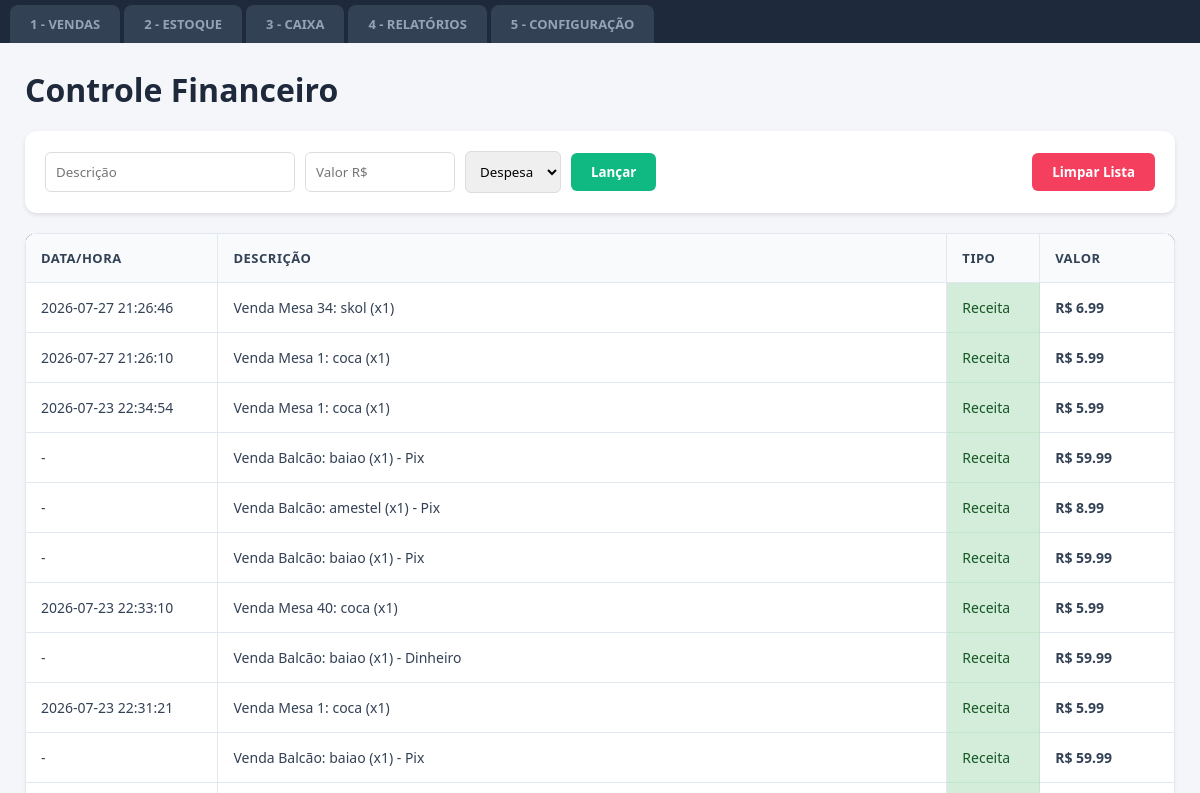
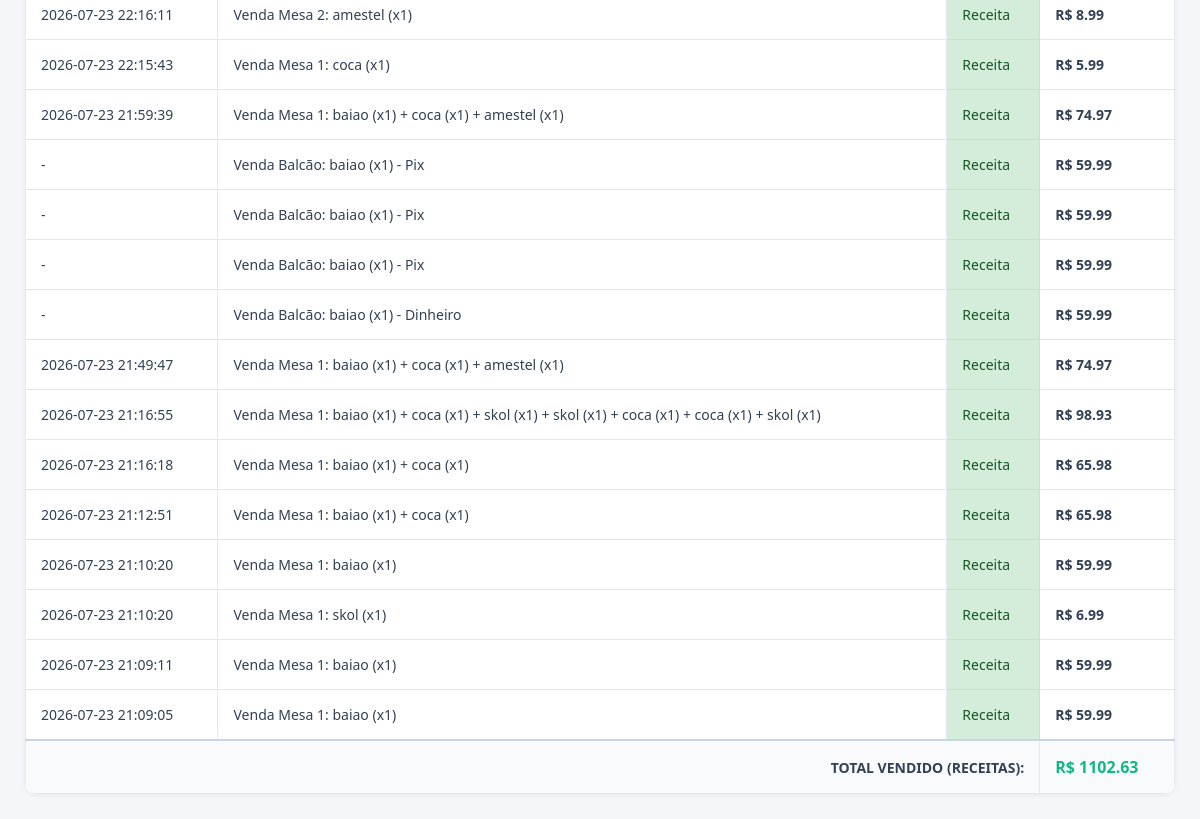
Page /financeiro on the earlier database version (2 pictures, top to bottom).
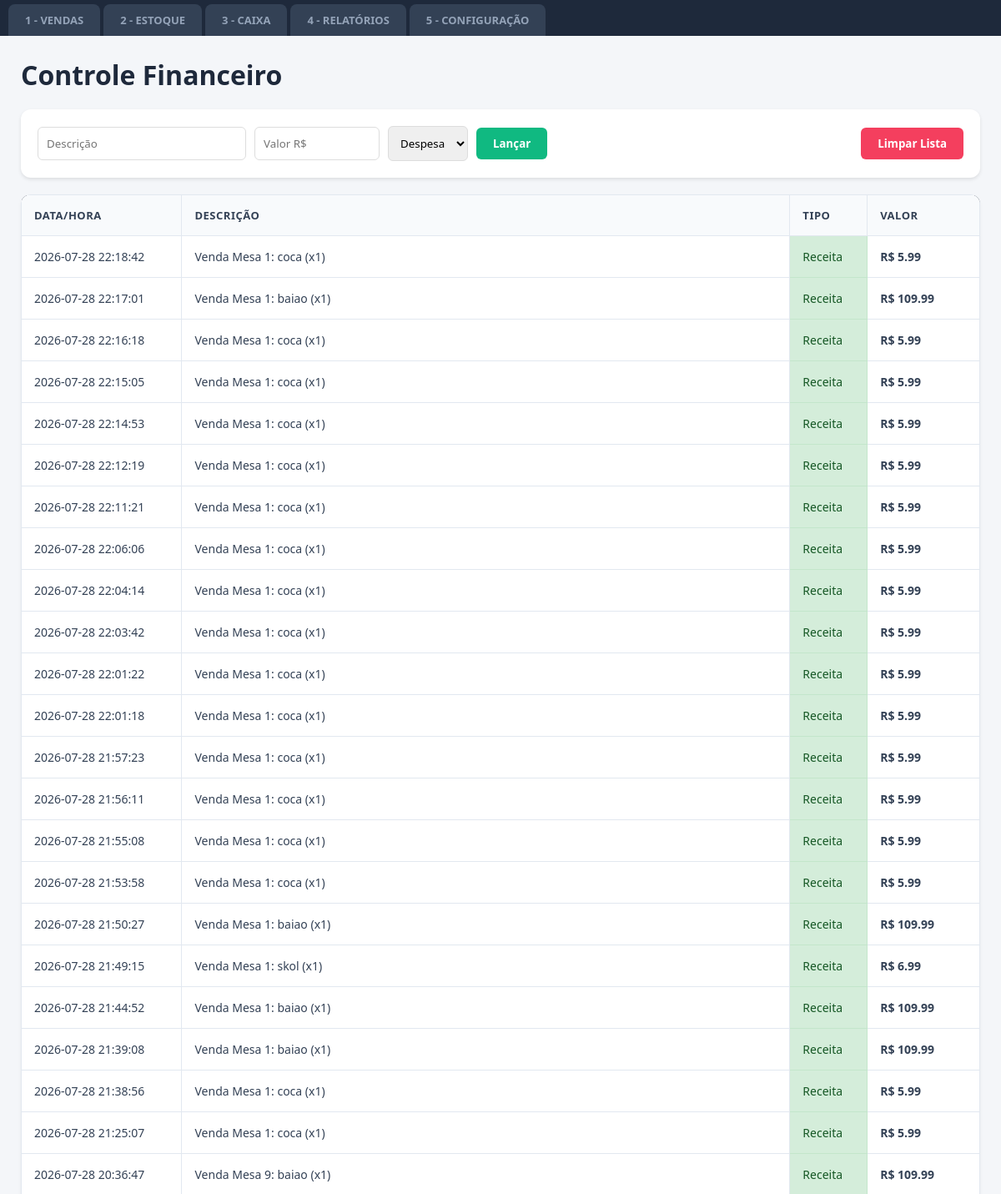
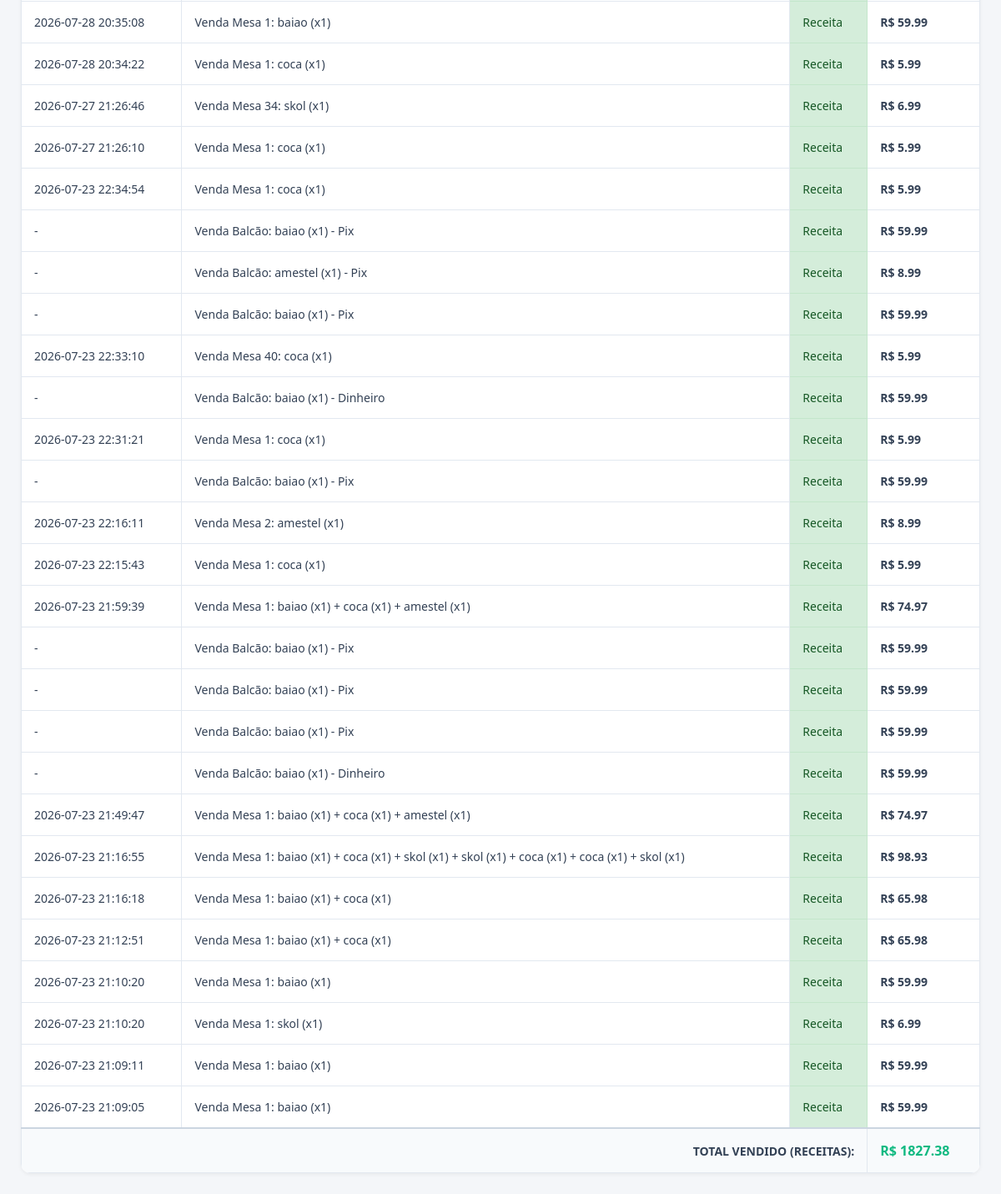
Same page on the later database version (2 pictures, top to bottom).
### tables this page shows
CREATE TABLE financeiro (
            id INTEGER PRIMARY KEY AUTOINCREMENT,
            descricao TEXT,
            valor REAL,
            tipo TEXT,
            data TEXT
        );

### app.py (the view)
@app.route("/financeiro")
def financeiro():
  conexao = sqlite3.connect("restaurante.db")
  cursor = conexao.cursor()
  cursor.execute("""
        CREATE TABLE IF NOT EXISTS financeiro (
            id INTEGER PRIMARY KEY AUTOINCREMENT,
            descricao TEXT,
            valor REAL,
            tipo TEXT,
            data TEXT
        )
    """)
  conexao.commit()
  cursor.execute("SELECT * FROM financeiro ORDER BY id DESC")
  movimentacoes = cursor.fetchall()
  cursor.execute("SELECT SUM(valor) FROM financeiro WHERE tipo = 'Receita'")
  resultado = cursor.fetchone()[0]
  total_vendido = resultado if resultado else 0.0
  conexao.close()
  return render_template(
      "financeiro.html", movimentacoes=movimentacoes, total_vendido=total_vendido
  )

### templates/financeiro.html (shortened to what this page needs)
<!DOCTYPE html>
<html lang="pt-br">
<head>
    <link rel="stylesheet" href="{{ url_for('static', filename='style.css') }}">
</head>
<body>
    <div class="abas-container">
        <a href="/vendas" style="text-decoration: none;"><button class="aba">1 - VENDAS</button></a>
        <a href="/estoque" style="text-decoration: none;"><button class="aba">2 - ESTOQUE</button></a>
        <a href="/caixa" style="text-decoration: none;"><button class="aba">3 - CAIXA</button></a>
        <a href="/relatorios" style="text-decoration: none;"><button class="aba">4 - RELATÓRIOS</button></a>
        <a href="/configuracao" style="text-decoration: none;"><button class="aba">5 - CONFIGURAÇÃO</button></a>
    </div>
<div class="container-principal">
    <h1 style="margin-bottom: 20px; color: #1e293b;">Controle Financeiro</h1>
    <div style="background: white; padding: 20px; border-radius: 12px; box-shadow: 0 2px 4px rgba(0,0,0,0.1); margin-bottom: 20px; display: flex; justify-content: space-between; align-items: center;">
        <form action="/adicionar_financa" method="POST" style="display: flex; gap: 10px; align-items: center; flex: 1;">
            <input type="text" name="descricao" placeholder="Descrição" style="padding: 10px; border: 1px solid #ddd; border-radius: 6px; width: 250px;" required>
            <input type="number" step="0.01" name="valor" placeholder="Valor R$" style="padding: 10px; border: 1px solid #ddd; border-radius: 6px; width: 150px;" required>
            <select name="tipo" style="padding: 10px; border: 1px solid #ddd; border-radius: 6px;">
                <option value="Despesa">Despesa</option>
            </select>
            <button type="submit" style="padding: 10px 20px; background-color: #10b981; color: white; border: none; border-radius: 6px; cursor: pointer; font-weight: bold;">Lançar</button>
        </form>
        <form action="/limpar_financas" method="POST" onsubmit="return confirm('Tem certeza que deseja apagar todo o histórico financeiro?');" style="margin-left: 15px;">
            <button type="submit" style="padding: 10px 20px; background-color: #f43f5e; color: white; border: none; border-radius: 6px; cursor: pointer; font-weight: bold;">Limpar Lista</button>
        </form>
    </div>
    <table style="width: 100%; border-collapse: collapse; background: white; border-radius: 12px; overflow: hidden; box-shadow: 0 2px 4px rgba(0,0,0,0.05);">
<thead style="background-color: #1e293b;">
    <tr>
        <th style="padding: 15px; text-align: left; color: #334155; font-weight: bold;">Data/hora</th>
        <th style="padding: 15px; text-align: left; color: #334155; font-weight: bold;">Descrição</th>
        <th style="padding: 15px; text-align: left; color: #334155; font-weight: bold;">Tipo</th>
        <th style="padding: 15px; text-align: left; color: #334155; font-weight: bold;">Valor</th>
    </tr>
</thead>
        <tbody>
            {% for mov in movimentacoes %}
            <tr style="border-bottom: 1px solid #eee;">
                <td style="padding: 15px;">{{ mov[4] if mov[4] else '-' }}</td>
                <td style="padding: 15px;">{{ mov[1] }}</td>
                <td style="padding: 15px;" class="{{ 'texto-vermelho' if mov[3] == 'Despesa' else 'texto-verde' }}">{{ mov[3] }}</td>
                <td style="padding: 15px; font-weight: bold;">R$ {{ "%.2f"|format(mov[2]) }}</td>
            </tr>
            {% endfor %}
        </tbody>
        <tfoot>
            <tr style="background-color: #f8fafc; font-weight: bold; border-top: 2px solid #cbd5e1;">
                <td colspan="3" style="padding: 15px; text-align: right;">TOTAL VENDIDO (RECEITAS):</td>
                <td style="padding: 15px; color: #10b981; font-size: 16px;">R$ {{ "%.2f"|format(total_vendido) }}</td>
            </tr>
        </tfoot>
    </table>
</div>
</body>
</html>

### static/style.css (style rules this page uses)
* { margin: 0; padding: 0; box-sizing: border-box; font-family: 'Segoe UI', Arial, sans-serif; }
body { background-color: #f4f6f9; color: #333; display: flex; flex-direction: column; height: 100vh; overflow: hidden; }
.abas-container { background-color: #1e293b; display: flex; padding: 5px 10px 0 10px; gap: 4px; align-items: flex-end; border-bottom: none; }
.aba { padding: 10px 20px; color: #94a3b8; background-color: #334155; font-size: 13px; font-weight: bold; border: none; border-top-left-radius: 8px; border-top-right-radius: 8px; border-bottom-left-radius: 0px; border-bottom-right-radius: 0px; cursor: pointer; transition: all 0.2s ease; text-decoration: none; display: inline-block; }
.container-principal { flex: 1; padding: 25px; overflow-y: auto; width: 100%; }
.texto-verde { color: #155724; background-color: #d4edda; border: 1px solid #c3e6cb; }
table { width: 100%; border-collapse: collapse; background-color: white; }
th, td { padding: 12px; border-bottom: 1px solid #ddd; text-align: left; }
th { background-color: #f4f4f4; font-weight: bold; }
.aba { padding: 10px 20px; color: #94a3b8; background-color: #334155; font-size: 13px; font-weight: bold; border: none; border-top-left-radius: 8px; border-top-right-radius: 8px; cursor: pointer; transition: all 0.2s ease; text-decoration: none; display: inline-block; }
table { width: 100%; border-collapse: collapse; background-color: white; border-radius: 8px; overflow: hidden; }
th { background-color: #1e293b; color: #ffffff; padding: 14px 16px; text-align: left; font-size: 13px; text-transform: uppercase; letter-spacing: 0.5px; }
td { padding: 14px 16px; border-bottom: 1px solid #e2e8f0; color: #334155; font-size: 14px; }

### templates/financeiro.html (style rules this page uses)
table { width: 100%; border-collapse: collapse; margin-top: 10px; background: white; }
th, td { padding: 12px; border: 1px solid #e2e8f0; text-align: left; }
th { background-color: #f8fafc; }

Differences in the rows shown:
added financeiro: data "2026-07-28 22:18:42", descricao "Venda Mesa 1: coca (x1)", tipo "Receita", valor "5.99"
added financeiro: data "2026-07-28 22:17:01", descricao "Venda Mesa 1: baiao (x1)", tipo "Receita", valor "109.99"
added financeiro: data "2026-07-28 22:16:18", descricao "Venda Mesa 1: coca (x1)", tipo "Receita", valor "5.99"
added financeiro: data "2026-07-28 22:15:05", descricao "Venda Mesa 1: coca (x1)", tipo "Receita", valor "5.99"
added financeiro: data "2026-07-28 22:14:53", descricao "Venda Mesa 1: coca (x1)", tipo "Receita", valor "5.99"
added financeiro: data "2026-07-28 22:12:19", descricao "Venda Mesa 1: coca (x1)", tipo "Receita", valor "5.99"
added financeiro: data "2026-07-28 22:11:21", descricao "Venda Mesa 1: coca (x1)", tipo "Receita", valor "5.99"
added financeiro: data "2026-07-28 22:06:06", descricao "Venda Mesa 1: coca (x1)", tipo "Receita", valor "5.99"
added financeiro: data "2026-07-28 22:04:14", descricao "Venda Mesa 1: coca (x1)", tipo "Receita", valor "5.99"
added financeiro: data "2026-07-28 22:03:42", descricao "Venda Mesa 1: coca (x1)", tipo "Receita", valor "5.99"
added financeiro: data "2026-07-28 22:01:22", descricao "Venda Mesa 1: coca (x1)", tipo "Receita", valor "5.99"
added financeiro: data "2026-07-28 22:01:18", descricao "Venda Mesa 1: coca (x1)", tipo "Receita", valor "5.99"
added financeiro: data "2026-07-28 21:57:23", descricao "Venda Mesa 1: coca (x1)", tipo "Receita", valor "5.99"
added financeiro: data "2026-07-28 21:56:11", descricao "Venda Mesa 1: coca (x1)", tipo "Receita", valor "5.99"
added financeiro: data "2026-07-28 21:55:08", descricao "Venda Mesa 1: coca (x1)", tipo "Receita", valor "5.99"
added financeiro: data "2026-07-28 21:53:58", descricao "Venda Mesa 1: coca (x1)", tipo "Receita", valor "5.99"
added financeiro: data "2026-07-28 21:50:27", descricao "Venda Mesa 1: baiao (x1)", tipo "Receita", valor "109.99"
added financeiro: data "2026-07-28 21:49:15", descricao "Venda Mesa 1: skol (x1)", tipo "Receita", valor "6.99"
added financeiro: data "2026-07-28 21:44:52", descricao "Venda Mesa 1: baiao (x1)", tipo "Receita", valor "109.99"
added financeiro: data "2026-07-28 21:39:08", descricao "Venda Mesa 1: baiao (x1)", tipo "Receita", valor "109.99"
added financeiro: data "2026-07-28 21:38:56", descricao "Venda Mesa 1: coca (x1)", tipo "Receita", valor "5.99"
added financeiro: data "2026-07-28 21:25:07", descricao "Venda Mesa 1: coca (x1)", tipo "Receita", valor "5.99"
added financeiro: data "2026-07-28 20:36:47", descricao "Venda Mesa 9: baiao (x1)", tipo "Receita", valor "109.99"
added financeiro: data "2026-07-28 20:35:08", descricao "Venda Mesa 1: baiao (x1)", tipo "Receita", valor "59.99"
added financeiro: data "2026-07-28 20:34:22", descricao "Venda Mesa 1: coca (x1)", tipo "Receita", valor "5.99"
Other differences:
{{ "%.2f"|format(total_vendido) }}: "1102.63" → "1827.38"
